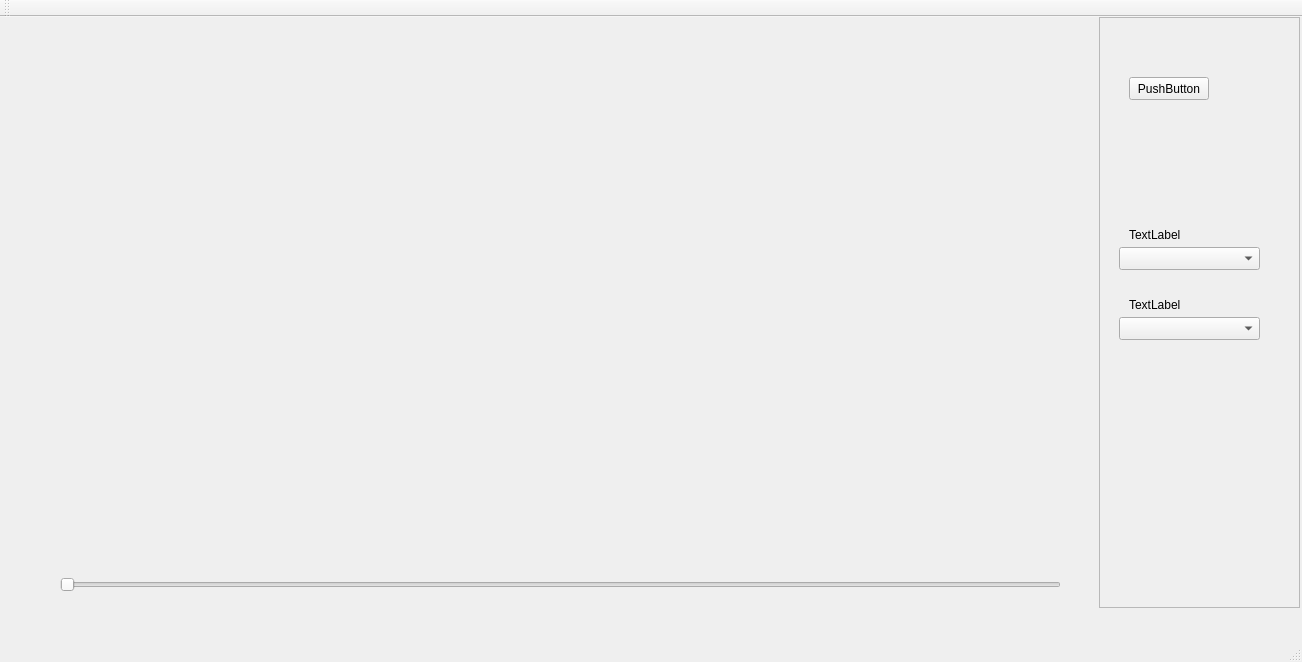
<?xml version="1.0" encoding="UTF-8"?>
<ui version="4.0">
 <class>YAAADE</class>
 <widget class="QMainWindow" name="YAAADE">
  <property name="geometry">
   <rect>
    <x>0</x>
    <y>0</y>
    <width>1302</width>
    <height>662</height>
   </rect>
  </property>
  <property name="windowTitle">
   <string>YAAADE</string>
  </property>
  <widget class="QWidget" name="centralWidget">
   <widget class="QSlider" name="horizontalSlider">
    <property name="geometry">
     <rect>
      <x>60</x>
      <y>560</y>
      <width>1001</width>
      <height>16</height>
     </rect>
    </property>
    <property name="orientation">
     <enum>Qt::Horizontal</enum>
    </property>
   </widget>
   <widget class="QFrame" name="frame">
    <property name="geometry">
     <rect>
      <x>1099</x>
      <y>0</y>
      <width>201</width>
      <height>591</height>
     </rect>
    </property>
    <property name="frameShape">
     <enum>QFrame::StyledPanel</enum>
    </property>
    <property name="frameShadow">
     <enum>QFrame::Raised</enum>
    </property>
    <widget class="QPushButton" name="pushButton">
     <property name="geometry">
      <rect>
       <x>30</x>
       <y>60</y>
       <width>80</width>
       <height>23</height>
      </rect>
     </property>
     <property name="text">
      <string>PushButton</string>
     </property>
    </widget>
    <widget class="QLabel" name="label">
     <property name="geometry">
      <rect>
       <x>30</x>
       <y>210</y>
       <width>59</width>
       <height>15</height>
      </rect>
     </property>
     <property name="text">
      <string>TextLabel</string>
     </property>
    </widget>
    <widget class="QComboBox" name="comboBox">
     <property name="geometry">
      <rect>
       <x>20</x>
       <y>230</y>
       <width>141</width>
       <height>23</height>
      </rect>
     </property>
    </widget>
    <widget class="QComboBox" name="comboBox_2">
     <property name="geometry">
      <rect>
       <x>20</x>
       <y>300</y>
       <width>141</width>
       <height>23</height>
      </rect>
     </property>
    </widget>
    <widget class="QLabel" name="label_2">
     <property name="geometry">
      <rect>
       <x>30</x>
       <y>280</y>
       <width>59</width>
       <height>15</height>
      </rect>
     </property>
     <property name="text">
      <string>TextLabel</string>
     </property>
    </widget>
   </widget>
   <widget class="PlotWidget" name="graphWidget" native="true">
    <property name="geometry">
     <rect>
      <x>10</x>
      <y>10</y>
      <width>1071</width>
      <height>531</height>
     </rect>
    </property>
   </widget>
  </widget>
  <widget class="QMenuBar" name="menuBar">
   <property name="geometry">
    <rect>
     <x>0</x>
     <y>0</y>
     <width>1302</width>
     <height>20</height>
    </rect>
   </property>
  </widget>
  <widget class="QToolBar" name="mainToolBar">
   <attribute name="toolBarArea">
    <enum>TopToolBarArea</enum>
   </attribute>
   <attribute name="toolBarBreak">
    <bool>false</bool>
   </attribute>
  </widget>
  <widget class="QStatusBar" name="statusBar"/>
 </widget>
 <layoutdefault spacing="6" margin="11"/>
 <customwidgets>
  <customwidget>
   <class>PlotWidget</class>
   <extends>QWidget</extends>
   <header>pyqtgraph</header>
   <container>1</container>
  </customwidget>
 </customwidgets>
 <resources/>
 <connections/>
</ui>
